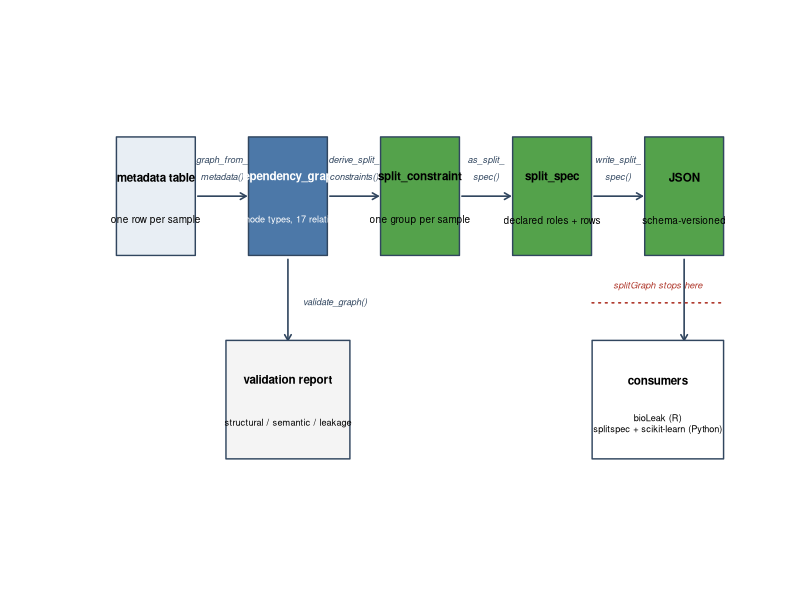

Recreate this plot in R.
# Generates the data-flow figure used in paper.md (JOSS submission).
#
#   Rscript dev/paper-figure.R
#
# Writes paper-figures/paper-pipeline.png. Base graphics only, so the figure is
# reproducible from a bare R installation with no extra dependencies.

out <- file.path("paper-figures", "paper-pipeline.png")
dir.create(dirname(out), showWarnings = FALSE, recursive = TRUE)

png(out, width = 2200, height = 900, res = 210)
op <- par(mar = c(0, 0, 0, 0), xaxs = "i", yaxs = "i")
on.exit({ par(op); dev.off() }, add = TRUE)

plot(NA, xlim = c(0, 100), ylim = c(0, 39), axes = FALSE, xlab = "", ylab = "")

col_in   <- "#E8EEF4"
col_core <- "#4C78A8"
col_out  <- "#54A24B"
col_side <- "#F4F4F4"
edge_col <- "#31465F"

box <- function(x, w, y, h, label, sub = NULL, fill, text_col = "black",
                cex = 0.70, sub_cex = 0.60) {
  rect(x, y, x + w, y + h, col = fill, border = edge_col, lwd = 1.4)
  if (is.null(sub)) {
    text(x + w / 2, y + h / 2, label, col = text_col, cex = cex, font = 2)
  } else {
    text(x + w / 2, y + h * 0.66, label, col = text_col, cex = cex, font = 2)
    text(x + w / 2, y + h * 0.30, sub, col = text_col, cex = sub_cex)
  }
}

# Pipeline geometry: five boxes of width `bw` separated by gaps of width `gw`,
# wide enough for a two-line function label to sit above each arrow.
bw <- 12.6
gw <- 8.5
x0 <- 1.5
xs <- x0 + (0:4) * (bw + gw)
ytop <- 23
ht   <- 12
ymid <- ytop + ht / 2

step <- function(i, label) {
  a <- xs[i] + bw
  b <- xs[i + 1]
  arrows(a + 0.4, ymid, b - 0.4, ymid, length = 0.065, lwd = 1.6, col = edge_col)
  text((a + b) / 2, ymid + 3.6, label[1], cex = 0.55, col = edge_col, font = 3)
  text((a + b) / 2, ymid + 1.9, label[2], cex = 0.55, col = edge_col, font = 3)
}

box(xs[1], bw, ytop, ht, "metadata table", "one row per sample", col_in)
box(xs[2], bw, ytop, ht, "dependency_graph", "11 node types, 17 relations",
    col_core, text_col = "white", sub_cex = 0.55)
box(xs[3], bw, ytop, ht, "split_constraint", "one group per sample", col_out)
box(xs[4], bw, ytop, ht, "split_spec", "declared roles + rows", col_out)
box(xs[5], bw, ytop, ht, "JSON", "schema-versioned", col_out)

step(1, c("graph_from_", "metadata()"))
step(2, c("derive_split_", "constraints()"))
step(3, c("as_split_", "spec()"))
step(4, c("write_split_", "spec()"))

# Validation hangs off the graph, not off the pipeline.
vx <- xs[2] + bw / 2
arrows(vx, ytop - 0.4, vx, 14.4, length = 0.065, lwd = 1.6, col = edge_col)
text(vx + 0.8, 18.2, "validate_graph()", cex = 0.55, col = edge_col,
     font = 3, pos = 4)
box(xs[2] - 3.6, bw + 7.2, 2.4, 12, "validation report",
    "structural / semantic / leakage", col_side, sub_cex = 0.55)

# Everything past the JSON artifact belongs to a consumer, not to splitGraph.
cx <- xs[5] + bw / 2
arrows(cx, ytop - 0.4, cx, 14.4, length = 0.065, lwd = 1.6, col = edge_col)
segments(77.5, 18.2, 98.5, 18.2, lty = 3, lwd = 1.6, col = "#B03A2E")
text(88.0, 19.9, "splitGraph stops here", cex = 0.56,
     col = "#B03A2E", font = 3)
box(77.5, 21.0, 2.4, 12, "consumers",
    "bioLeak (R)\nsplitspec + scikit-learn (Python)", fill = "#FFFFFF",
    sub_cex = 0.55)

par(op)
message("wrote ", out)
